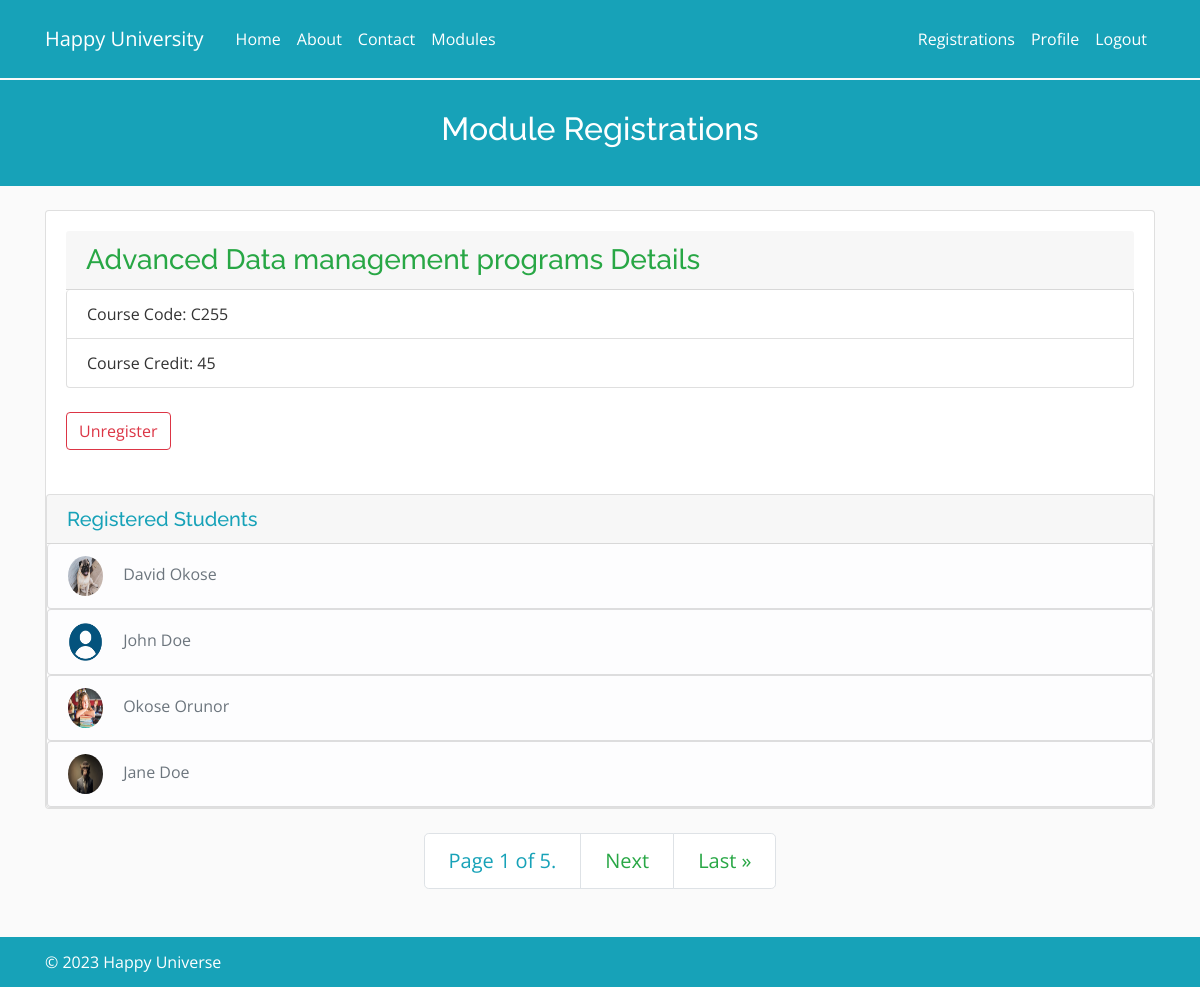
/registrations (signed in), run on the app's committed database.
### courseapp/models.py (models this page shows, shortened)
class Module(models.Model):
    name = models.CharField(max_length=100)
    code = models.CharField(max_length=100)
    credit = models.IntegerField()
    description = models.TextField()
    category = models.CharField(max_length=100)
    availability = models.BooleanField(default=True)
    courses = models.ManyToManyField(Group, related_name="modules")

class Registration(models.Model):
    student = models.ForeignKey(
        Student, on_delete=models.CASCADE, related_name="registrations"
    )
    module = models.ForeignKey(Module, on_delete=models.CASCADE)
    registration_date = models.DateTimeField(auto_now_add=True)
    class Meta:
        unique_together = ["student", "module"]

### accounts/models.py (models this page shows, shortened)
class Student(models.Model):
    address = models.CharField(max_length=100)
    town = models.CharField(max_length=100)
    country = models.CharField(max_length=100)
    dob = models.DateField(null=True, blank=True)
    course = models.ForeignKey(Group, on_delete=models.CASCADE, blank=True, null=True)
    user = models.OneToOneField(User, on_delete=models.CASCADE)
    photo = models.ImageField(default="default.png", upload_to="profile_photos")

### registrationapp/decorators.py (the view)
        def wrapped_view(request, *args, **kwargs):
            if not request.user.is_authenticated:
                if message:
                    messages.warning(request, message)
                return redirect("accounts:login")
            return view_func(request, *args, **kwargs)

### courseapp/views.py (called while the page is built, shortened)
@login_required_with_message(message="You need to log in to access this page.")
def registrations(request):
    modules = Module.objects.all()
    for module in modules:
        registered_students = Registration.objects.filter(module=module).select_related('student__user')
        module.registered_students = registered_students
        module.is_registered = False
        if request.user.is_authenticated:
            module.is_registered = Registration.objects.filter(
                student=request.user.student, module=module
            ).exists()
    paginator = Paginator(modules, 1)  # Display 1 module per page
    page_number = request.GET.get('page')
    page_obj = paginator.get_page(page_number)
    context = {
        "page_obj": page_obj,
    }
    return render(request, "courseapp/registrations.html", context)

### registrationapp/context_processor.py (called while the page is built)
def Courses(request):
    courses =Group.objects.all()
    return {"courses":courses}

### courseapp/templates/courseapp/registrations.html (shortened to what this page needs)
{% extends "courseapp/base.html" %}
{% block content %}
<div class="breadcrumbs bg-info ">
  <div class="container ">
    <h2 class="text-white">Module Registrations</h2>
  </div>
</div>
<div class="container">
  <br>
  {% for module in page_obj %}
  <div class="card">
    <div class="card-body">
    <h3 class="card-header text-success">{{ module.name }} Details</h3>
    <ul class="list-group">
      <li class="list-group-item">Course Code: {{ module.code }}</li>
      <li class="list-group-item">Course Credit: {{ module.credit }}</li>
    </ul>
    <br>
        {% if user.is_authenticated %}
      {% if module.is_registered %}
        <form method="post" action="{% url 'courseapp:unregister' module.code %}">
          <button type="submit" class="btn btn-outline-danger">Unregister</button>
        </form>
      {% else %}
        <form method="post" action="{% url 'courseapp:register' module.code %}">
          {% csrf_token %}
          <button type="submit" class="btn btn-outline-success">Register</button>
        </form>
      {% endif %}
    {% endif %}
</div>
        <br>
<div class="card">
    <h5 class="text-info card-header">Registered Students</h5>
    {% if module.registered_students.exists %}
        {% for registration in module.registered_students %}
            <ul class="list-group">
                <li class="list-group-item list-group-item-light" data-aos="fade-in">
                    <img class="rounded-circle article-img" src="{{ registration.student.photo.url }}" >
                    <span class="article-content text-muted">{{ registration.student.user.first_name }} {{ registration.student.user.last_name }}</span>
                </li>
            </ul>
        {% endfor %}
    {% else %}
    <div class="card-body">
      <p>No student registered.</p>
    </div>
    {% endif %}
        </div>
      </div>
  </div>
  <br>
  {% endfor %}
  <div class="pagination justify-content-center">
    <ul class="pagination pagination-lg">
      <li class="page-item disabled">
        <span class="page-link text-info">Page {{ page_obj.number }} of {{ page_obj.paginator.num_pages }}.</span>
      </li>
      {% if page_obj.has_next %}
      <li class="page-item">
        <a class="page-link text-success" href="?page={{ page_obj.next_page_number }}">Next</a>
      </li>
      <li class="page-item">
        <a class="page-link text-success" href="?page={{ page_obj.paginator.num_pages }}">Last &raquo;</a>
      </li>
      {% endif %}
    </ul>
  </div>
  <br><br>
{% endblock content %}

### courseapp/static/css/style.css (style rules this page uses)
body { font-family: "Open Sans", sans-serif; color: #444444; }
a { color: #5fcf80; text-decoration: none; }
h1, h2, h3, h4, h5, h6 { font-family: "Raleway", sans-serif; }
.breadcrumbs { margin-top: 73px; text-align: center; background: #17a2b8; padding: 30px 0; color: #fff; }
.breadcrumbs h2 { font-size: 32px; font-weight: 500; }
html { position: relative; min-height: 100%; }
body { background: #fafafa; color: #333333; margin-top: 5rem; margin-bottom: 50px; }
h1, h2, h3, h4, h5, h6 { color: #444444; }
ul { margin: 0; }
.article-content { white-space: pre-line; }
.article-img { height: 40px; width: 35px; margin-right: 16px; }

### data on the page
Module: name "Advanced Data management programs", code "C255", credit "45", shows "Unregister"
Registration: student.photo (picture), student.user.first_name "David", student.user.last_name "Okose"
Registration: student.photo (placeholder picture), student.user.first_name "John", student.user.last_name "Doe"
Registration: student.photo (picture), student.user.first_name "Okose", student.user.last_name "Orunor"
Registration: student.photo (picture), student.user.first_name "Jane", student.user.last_name "Doe"

### other printed values
{{ page_obj.number }} "1"
{{ page_obj.paginator.num_pages }} "5"
